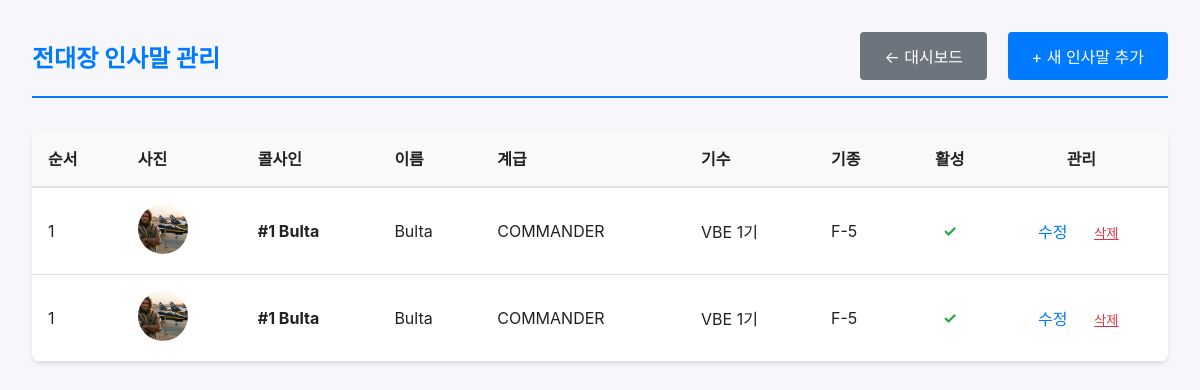
The app's page /admin/commanders (signed in) with its own data.
### tables this page shows
CREATE TABLE commander_greeting (
			id INTEGER PRIMARY KEY AUTOINCREMENT,
			name TEXT NOT NULL,
			rank TEXT NOT NULL,
			callsign TEXT NOT NULL,
			generation TEXT NOT NULL,
			aircraft TEXT NOT NULL,
			photo_url TEXT,
			greeting_text TEXT,
			order_num INTEGER DEFAULT 0,
			is_active INTEGER DEFAULT 1,
			created_at TIMESTAMP DEFAULT CURRENT_TIMESTAMP,
			updated_at TIMESTAMP DEFAULT CURRENT_TIMESTAMP
		, lang TEXT DEFAULT "ko");

### app.py (the view)
@app.route('/admin/commanders')
@login_required
def admin_commanders():
	conn = get_db()
	commanders = conn.execute('SELECT * FROM commander_greeting ORDER BY order_num').fetchall()
	conn.close()
	return render_template('admin/commanders.html', commanders=commanders)

### app.py (called while the page is built)
def get_db():
	conn = sqlite3.connect(DATABASE)
	conn.row_factory = sqlite3.Row
	return conn

def login_required(f):
	@wraps(f)
	def decorated_function(*args, **kwargs):
		if 'logged_in' not in session:
			flash('로그인이 필요합니다.', 'error')
			return redirect(url_for('admin_login'))
		return f(*args, **kwargs)
	return decorated_function

### templates/admin/commanders.html (shortened to what this page needs)
<!DOCTYPE html>
<html lang="ko">
<head>
    <link rel="stylesheet" href="/static/style.css?v=915">
</head>
<body>
    <div class="admin-container">
        <div class="admin-header">
            <h2>전대장 인사말 관리</h2>
            <div>
                <a href="{{ url_for('admin_dashboard') }}" class="btn btn-secondary" style="margin-right: 1rem;">← 대시보드</a>
                <a href="{{ url_for('admin_commander_new') }}" class="btn btn-primary">+ 새 인사말 추가</a>
            </div>
        </div>
        <div>
        <table style="width: 100%; border-collapse: collapse;">
            <thead>
                <tr style="background: #f8f9fa; border-bottom: 2px solid #dee2e6;">
                    <th style="padding: 1rem; text-align: left;">순서</th>
                    <th style="padding: 1rem; text-align: left;">사진</th>
                    <th style="padding: 1rem; text-align: left;">콜사인</th>
                    <th style="padding: 1rem; text-align: left;">이름</th>
                    <th style="padding: 1rem; text-align: left;">계급</th>
                    <th style="padding: 1rem; text-align: left;">기수</th>
                    <th style="padding: 1rem; text-align: left;">기종</th>
                    <th style="padding: 1rem; text-align: center;">활성</th>
                    <th style="padding: 1rem; text-align: center;">관리</th>
                </tr>
            </thead>
            <tbody>
                {% if commanders %}
                    {% for commander in commanders %}
                    <tr style="border-bottom: 1px solid #dee2e6;">
                        <td style="padding: 1rem;">{{ commander.order_num }}</td>
                        <td style="padding: 1rem;">
                            <img src="{{ commander.photo_url }}" alt="{{ commander.callsign }}" style="width: 50px; height: 50px; border-radius: 50%; object-fit: cover;">
                        </td>
                        <td style="padding: 1rem; font-weight: bold;">{{ commander.callsign }}</td>
                        <td style="padding: 1rem;">{{ commander.name }}</td>
                        <td style="padding: 1rem;">{{ commander.rank }}</td>
                        <td style="padding: 1rem;">{{ commander.generation }}</td>
                        <td style="padding: 1rem;">{{ commander.aircraft }}</td>
                        <td style="padding: 1rem; text-align: center;">
                            {% if commander.is_active %}
                                <span style="color: #28a745; font-weight: bold;">✓</span>
                            {% else %}
                                <span style="color: #dc3545;">✗</span>
                            {% endif %}
                        </td>
                        <td style="padding: 1rem; text-align: center;">
                            <a href="{{ url_for('admin_commander_edit', commander_id=commander.id) }}" style="color: #007bff; text-decoration: none; margin-right: 1rem;">수정</a>
                            <form action="{{ url_for('admin_commander_delete', commander_id=commander.id) }}" method="POST" style="display: inline;" onsubmit="return confirm('정말 삭제하시겠습니까?');">
                                <button type="submit" style="color: #dc3545; background: none; border: none; cursor: pointer; text-decoration: underline;">삭제</button>
                            </form>
                        </td>
                    </tr>
                    {% endfor %}
                {% else %}
                    <tr>
                        <td colspan="9" style="padding: 2rem; text-align: center; color: #6c757d;">
                            등록된 전대장 인사말이 없습니다.
                        </td>
                    </tr>
                {% endif %}
            </tbody>
        </table>
    </div>
</div>
</body>
</html>

### static/style.css (style rules this page uses)
:root { --bg:#f7f7fb; --accent:#0b5fff; --text:#222; }
* { box-sizing:border-box }
html, body { overflow-x:hidden;width:100%;max-width:100vw }
body { margin:0;padding:0;font-family: -apple-system, BlinkMacSystemFont, "Segoe UI", Roboto, "Noto Sans KR", "Helvetica Neue", Arial; color:var(--text); background:var(--bg) }
a, a:visited, a:hover, a:active { text-decoration: none; color: inherit; }
.btn { display:inline-block;background:var(--accent);color:#fff;padding:.6rem 1rem;border-radius:6px;text-decoration:none }

### templates/admin/commanders.html (style rules this page uses)
body { background: #f7f7fb; }
.admin-container { max-width: 1200px; margin: 0 auto; padding: 2rem; }
.admin-header { display: flex; justify-content: space-between; align-items: center; margin-bottom: 2rem; padding-bottom: 1rem; border-bottom: 2px solid #007bff; }
.admin-header h2 { color: #007bff; margin: 0; }
.btn { padding: 0.75rem 1.5rem; border: none; border-radius: 4px; text-decoration: none; cursor: pointer; display: inline-block; }
.btn-primary { background: #007bff; color: white; }
.btn-secondary { background: #6c757d; color: white; }
table { width: 100%; border-collapse: collapse; background: white; border-radius: 8px; overflow: hidden; box-shadow: 0 2px 4px rgba(0,0,0,0.1); }
thead { background: #f8f9fa; border-bottom: 2px solid #dee2e6; }
th, td { padding: 1rem; text-align: left; }
tbody tr { border-bottom: 1px solid #dee2e6; }

### records on screen
commander_greeting: order_num "1", photo_url (picture), callsign "#1 Bulta", name "Bulta", rank "COMMANDER", generation "VBE 1기", aircraft "F-5"
commander_greeting: order_num "1", photo_url (picture), callsign "#1 Bulta", name "Bulta", rank "COMMANDER", generation "VBE 1기", aircraft "F-5"
